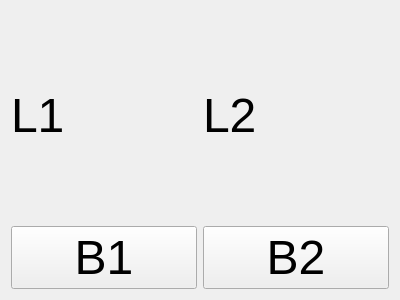
<?xml version="1.0" encoding="UTF-8"?>
<ui version="4.0">
 <class>myWidget</class>
 <widget class="QWidget" name="myWidget">
  <property name="geometry">
   <rect>
    <x>0</x>
    <y>0</y>
    <width>400</width>
    <height>300</height>
   </rect>
  </property>
  <property name="font">
   <font>
    <pointsize>36</pointsize>
   </font>
  </property>
  <property name="windowTitle">
   <string>Form</string>
  </property>
  <layout class="QHBoxLayout" name="horizontalLayout">
   <item>
    <layout class="QGridLayout" name="gridLayout">
     <item row="0" column="0">
      <widget class="QLabel" name="label1">
       <property name="font">
        <font>
         <pointsize>36</pointsize>
        </font>
       </property>
       <property name="text">
        <string>L1</string>
       </property>
      </widget>
     </item>
     <item row="0" column="1">
      <widget class="QLabel" name="label2">
       <property name="font">
        <font>
         <pointsize>36</pointsize>
        </font>
       </property>
       <property name="text">
        <string>L2</string>
       </property>
      </widget>
     </item>
     <item row="1" column="0">
      <widget class="QPushButton" name="button1">
       <property name="text">
        <string>B1</string>
       </property>
      </widget>
     </item>
     <item row="1" column="1">
      <widget class="QPushButton" name="button2">
       <property name="text">
        <string>B2</string>
       </property>
      </widget>
     </item>
    </layout>
   </item>
  </layout>
 </widget>
 <resources/>
 <connections/>
</ui>
